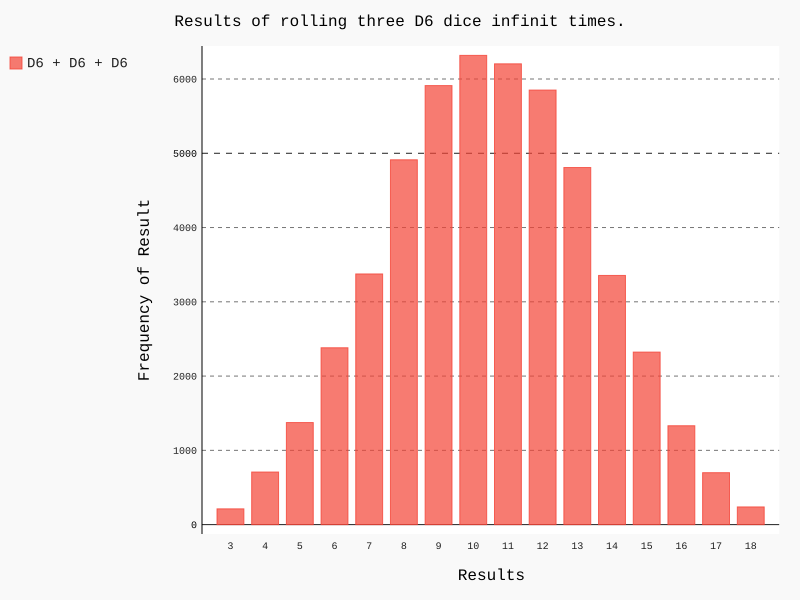

The script that drew this image:
import pygal
from die import Die

# Cria dois dados D8
die_1 = Die()
die_2 = Die()
die_3 = Die()

# Faz alguns lançamentos e armazena os resultados em uma lista.
results = [die_1.roll() + die_2.roll() + die_3.roll()
           for roll_num in range(50000)]

# Analiza os resultados
max_result = die_1.num_sides + die_2.num_sides + die_3.num_sides
frequencies = [results.count(value) for value in range(3, max_result+1)]

# Visualiza os resultados
hist = pygal.Bar()

hist.title = "Results of rolling three D6 dice infinit times."
hist.x_labels = list(str(item) for item in range(3, max_result+1))
hist.x_title = "Results"
hist.y_title = "Frequency of Result"

hist.add('D6 + D6 + D6', frequencies)
hist.render_to_file('dice_visual.svg')
